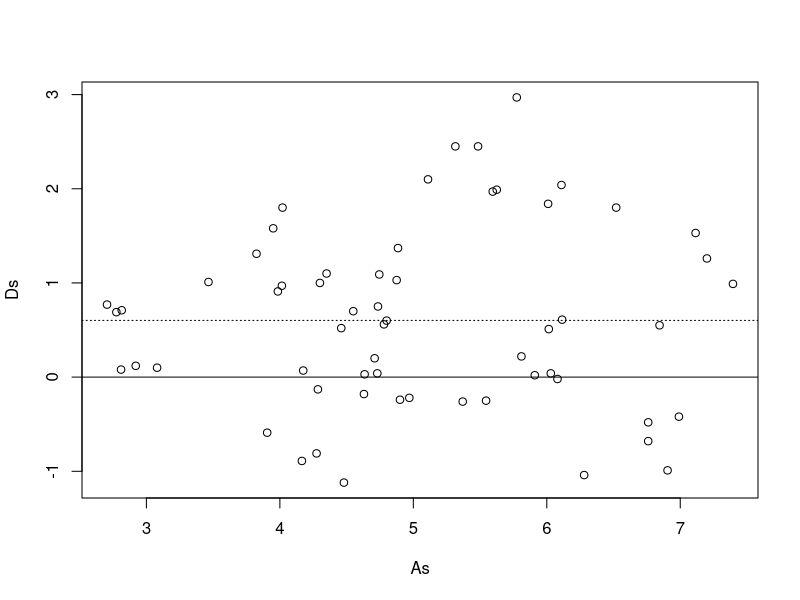
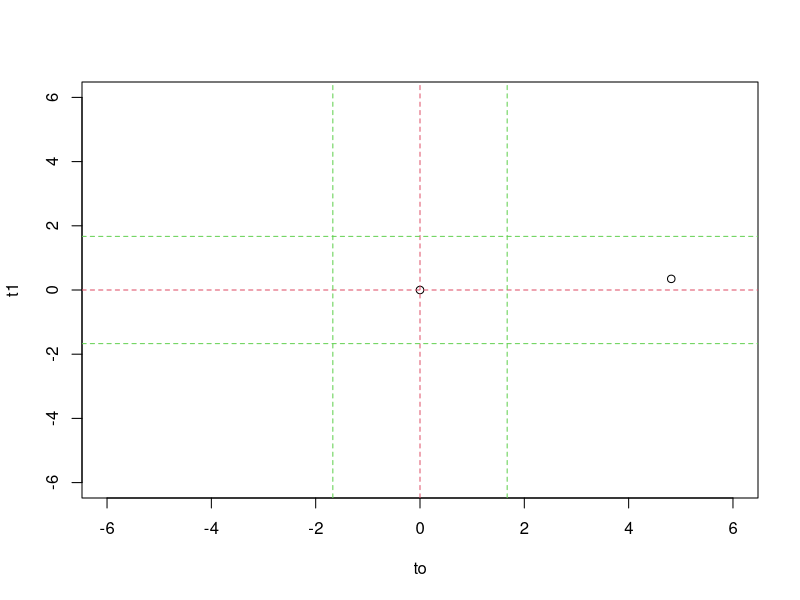

Write the R code that produced these figures, in order.
RVsing = c(7.83	,7.42	,7.89	,7.12	,7.88	,6.16	,7.26	, 6.71	,6.54	,4.75	,5.24	,4.86	,4.78	,6.05	,5.42	,4.21	,3.61	,
3.72	,3.87	,3.92	,3.13	,2.98	,2.85	,3.17	,3.09	,3.12	,5.92	,
6.42	,5.92	,6.27	,7.13	,6.62	,6.58	,6.93	,4.54	,4.81	,5.11	,5.29	,5.39	,5.57	,4.48	,4.92	,3.97	,4.22	,4.65	,4.74	,4.44	,4.5	,
6.78	,6.07	,6.52	,6.42	,6.41	,5.76	,5.06	,4.72	,4.9	,4.8	,4.9	,
5.1	)

ISsing = c(6.57	,5.62	,6.9	,6.57	,6.35	,4.06	,4.29	,4.26	,4.09	,4.71	,5.5	,5.08	,5.02	,6.01	,5.67	,4.14	,4.2	,4.61	,4.68	,5.04	,3.03	,2.86	,
2.77	,2.46	,2.32	,2.43	,5.9	,5.81	,5.7	,5.76	,5.09	,4.63	,4.61	,5.09	,4.72	,4.61	,4.36	,4.2	,4.36	,4.2	,3.17	,3.12	,2.96	,4.35	,
4.62	,3.16	,3.53	,3.53	,7.2	,6.09	,7	,7.1	,7.4	,6.8	,4.5	,4.2	,3.8	,3.8	,4.2	,4.5	)

#############################################################

RVave=c(7.628	,6.6675	,5.183333333	,3.866	,3.056666667	,6.1325	,6.815	,5.028	,4.456666667	,4.51	,6.326666667	,4.913333333	)

ISave=c(6.402	,4.175	,5.331666667	,4.534	,2.645	,5.7925	,4.855	,4.45	,3.083333333	,3.838	,6.931666667	,4.166666667	)

#############################################################

X=RVsing
Y=ISsing

n=length(X)

As=(Y+X)/2
Ds=(X-Y)
plot(As,Ds)
abline(h=0)
abline(h=mean(Ds), lty=3)
Cs=As-mean(As)
SLR=lm(Ds~Cs)
summary(SLR)


#            Estimate Std. Error t value Pr(>|t|)  
#(Intercept) -0.23333    0.97874  -0.238   0.8133  
#Cs           0.09250    0.04991   1.853   0.0744 .


to=c(0,0)
t1=c(0,0)
summary(SLR)$coefficients[,3]
dist = sum(summary(SLR)$coefficients[,3]^2)


dist = sum(summary(SLR)$coefficients[,3]^2)
to[2]=summary(SLR)$coefficients[5]
t1[2]=summary(SLR)$coefficients[6]
r =sqrt(2*qf(0.95,2,n-2))
tcrit=qt(0.95,n-1)

as.numeric(abs(to[2])<=tcrit)
as.numeric(abs(t1[2])<=tcrit)
as.numeric(dist<=r)
#############################################################



plot(x=to,y=t1, xlim=c(-6,6),ylim=c(-6,6))
abline(h=0,col=2,lty=2)
abline(v=0,col=2,lty=2)



zone=qt(0.95,n-1)
abline(h=zone,col=3,lty=2)
abline(h=-zone,col=3,lty=2)
abline(v=zone,col=3,lty=2)

abline(v=-zone,col=3,lty=2)

